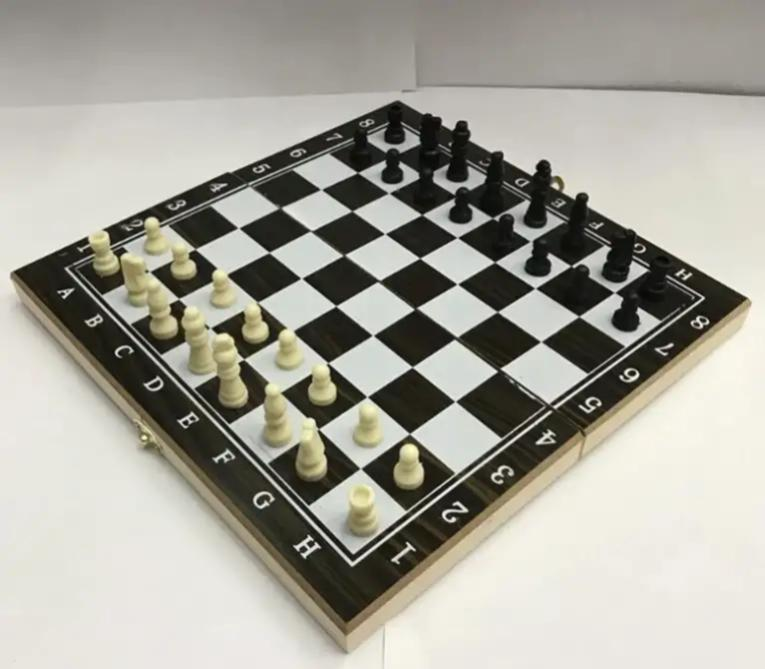
#> input picture armlab_opencv_examples/chess.jpg, 765 x 669 px, given in place of the camera
$ python hsv_ranges.py
#> lines starting #> are read from the running program, lines starting #| are printed output that depends on the picture; after the words box and inside, x2 and y2 are one past the last pixel; in counts of white or black regions, pixels touching at a corner belong together
# This program allows the user to quickly find the hsv ranges for a colored object to create a mask.
# You can adjust the sliders in the HSV ranges and enter 'r' to show the lower and upper range arrays.
import cv2
import numpy as np
import time

# Method for trackbar function
def track(y):
    pass

# Finding all the cameras available. Check which video ID X in /dev/videoX is not being opened
# Checks the first 10 indices; may have to increase the index range for seeing more IDs
def returnCameraIndices():
    # checks the first 10 indices.
    index = 0
    arr = []
    i = 10
    while i > 0:
        cap = cv2.VideoCapture(index)
        if cap.read()[0]:
            arr.append(index)
            cap.release()
        index += 1
        i -= 1
    return arr
returnCameraIndices()

# Initializing camera feed
cam = cv2.VideoCapture(0)  # check which camera X from /dev/videoX is open from returnCameraIndices() array
cam.set(3, 1280)  # frame width
cam.set(4, 720)  # frame height

# Create a window named trackbars.
cv2.namedWindow("hsv sliders")

# Hue range: 0-179, Saturation range: 0-255, Value range: 0-255
cv2.createTrackbar("lower bound - H", "hsv sliders", 0, 179, track)
#> slider 'lower bound - H' is set to 35
cv2.createTrackbar("lower bound - S","hsv sliders", 0, 255, track)
#> slider 'lower bound - S' is set to 51
cv2.createTrackbar("lower bound - V", "hsv sliders", 0, 255, track)
#> slider 'lower bound - V' is set to 51
cv2.createTrackbar("upper bound - H", "hsv sliders", 179, 179, track)
cv2.createTrackbar("upper bound - S", "hsv sliders", 255, 255, track)
cv2.createTrackbar("upper bound - V", "hsv sliders", 255, 255, track)
try:

    while True:
        ret, frame = cam.read()
#> frame is the input picture: shape (669, 765, 3); mean B, G, R 155, 164.7, 166.5
        if not ret and not frame:
            break

        #  converting BGR image to HSV
        hsvframe = cv2.cvtColor(frame, cv2.COLOR_BGR2HSV)
#> hsvframe: shape (669, 765, 3); mean H, S, V 27.2, 27.7, 167

        #  Trackbar values updated
        lh = cv2.getTrackbarPos("lower bound - H", "hsv sliders")
        ls = cv2.getTrackbarPos("lower bound - S","hsv sliders")
        lv = cv2.getTrackbarPos("lower bound - V", "hsv sliders")
        uh = cv2.getTrackbarPos("upper bound - H", "hsv sliders")
        us = cv2.getTrackbarPos("upper bound - S", "hsv sliders")
        uv = cv2.getTrackbarPos("upper bound - V", "hsv sliders")

        lower_hsvrange = np.array([lh, ls, lv])
        upper_hsvrange = np.array([uh, us, uv])

        # Binary mask with white as target color
        bw_mask = cv2.inRange(hsvframe, lower_hsvrange, upper_hsvrange)
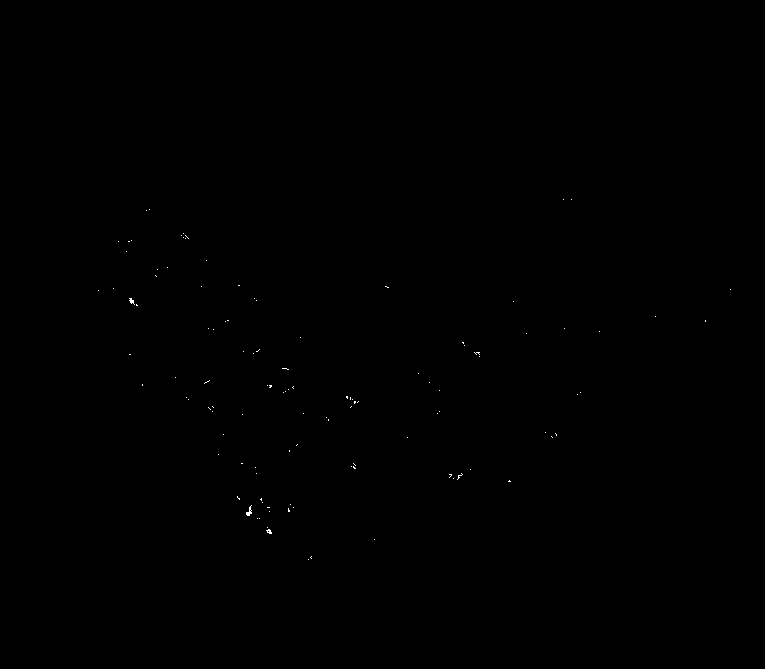
#> bw_mask: shape (669, 765); 0.06% white in thin lines or dots, all inside (x1, y1, x2, y2) = (98, 199, 731, 560)

        # Mask with target color
        tcol_mask = cv2.bitwise_and(frame, frame, mask=bw_mask)

        # 3 channel image mask from binary mask
        mask_ch3 = cv2.cvtColor(bw_mask, cv2.COLOR_GRAY2BGR)

        stacked_frames = np.hstack((tcol_mask, frame, mask_ch3))
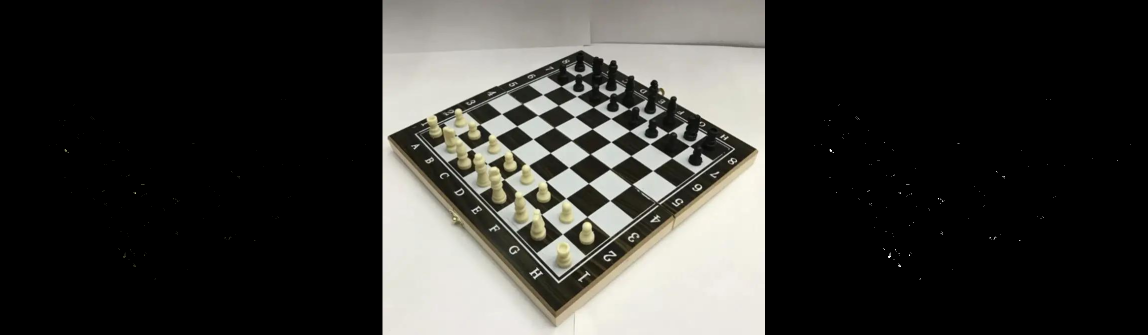
#> stacked_frames: shape (669, 2295, 3) (shown at 1/2 size); mean B, G, R 51.7, 55, 55.5
        cv2.imshow('hsv sliders', cv2.resize(stacked_frames, None, fx=0.5, fy=0.5))
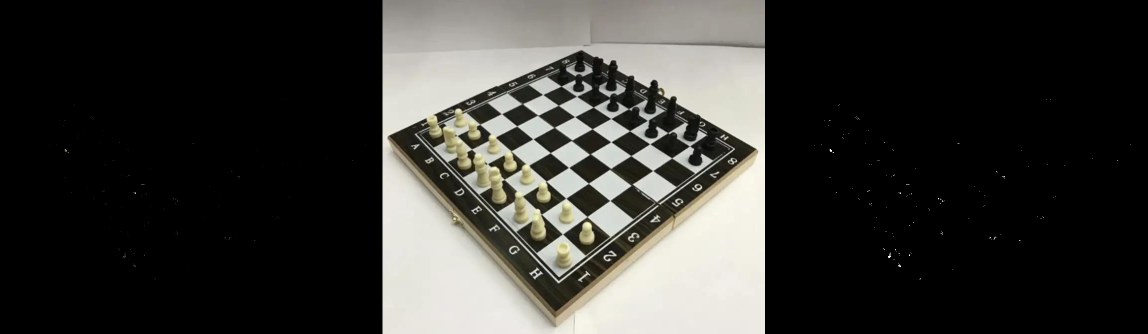
#> window 'hsv sliders': shape (334, 1148, 3); mean B, G, R 51.7, 54.9, 55.5

        key = cv2.waitKey(1)
#> (key Esc is pressed here)

        if key == 114:  # ASCII code for 'r' key
            ranges = [[lh, ls, lv], [uh, us, uv]]
            print(ranges)

        if key == 27:  # ASCII code for ESC key
            break

finally:
    cam.release()
    cv2.destroyAllWindows()
